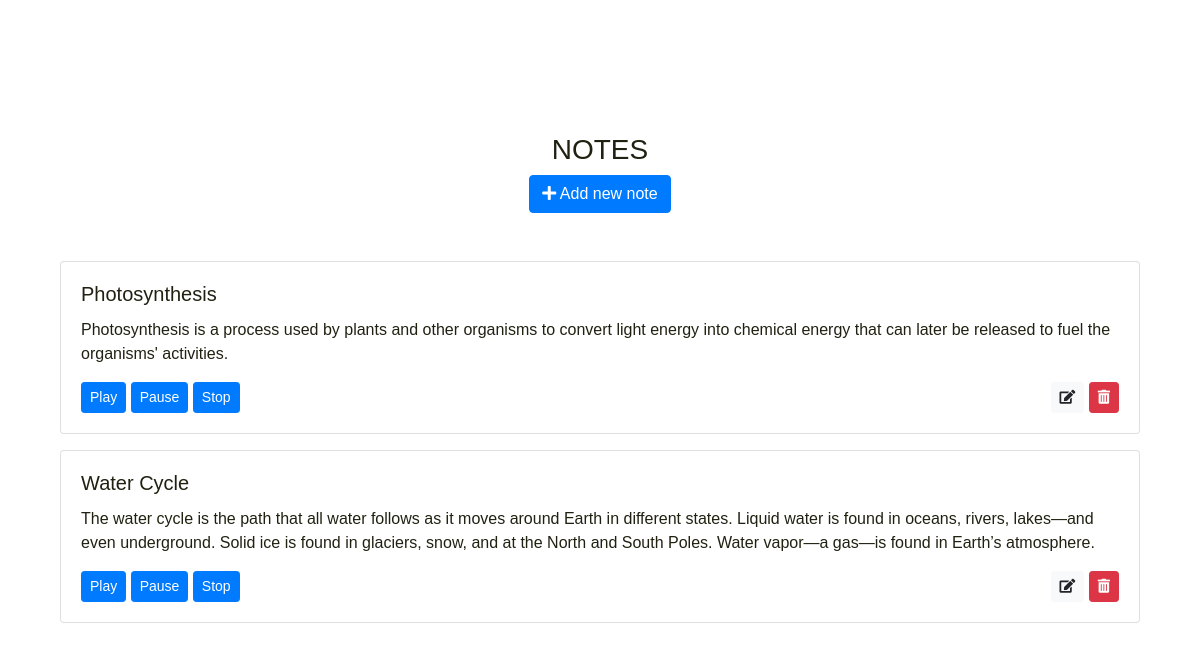
Before: / (signed in, lower part) with the older database file.
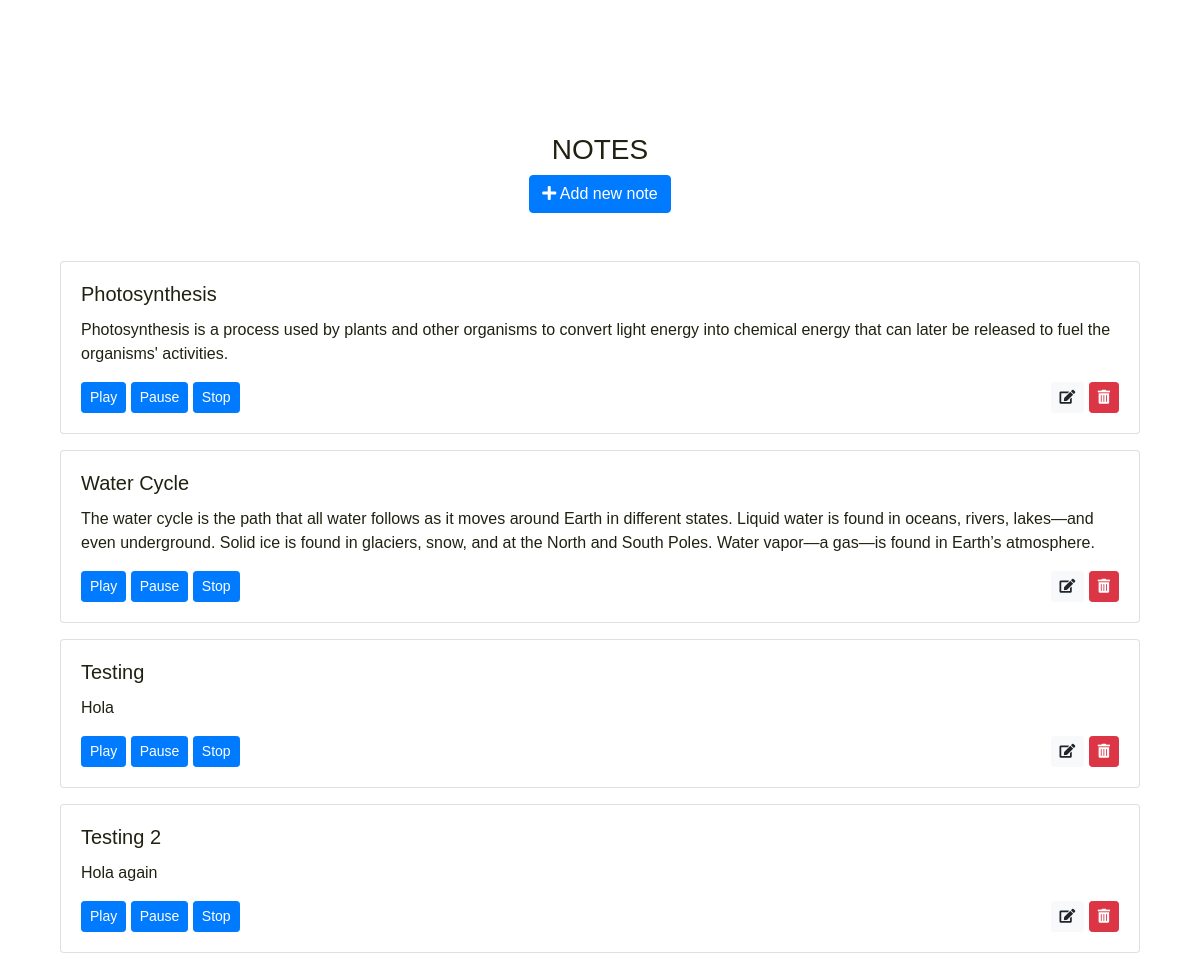
After: the same page with the newer database file.
### notes/models.py (models this page shows, shortened)
class Note(models.Model):
	user  = models.ForeignKey(User,on_delete = models.CASCADE)
	title = models.CharField(max_length=100)
	content = models.TextField()
	date_created = models.DateTimeField(auto_now_add = True)
	date_modified = models.DateTimeField(auto_now = True)

### notes/views.py (the view)
# urls.py: 2. Add a URL to urlpatterns:  path('', views.home, name='home')
def home(request):
	if request.user.is_authenticated:
		notes = Note.objects.filter(user=request.user)
		if request.method == "POST":
			form = NoteForm(request.POST)
			if form.is_valid():
				form_data = form.save(commit=False)
				form_data.user = request.user
				form_data.save()
				return redirect('notes-home')
		else:
			form = NoteForm()
		context ={
			'notes' : notes,
			'new_note_form' : form,
		}
		return render(request,'notes/notes.html',context)
	else:
		return redirect('user-signin')

### notes/templates/notes/notes.html (shortened to what this page needs)
{% extends 'notes/base.html' %}
{% load static %}
{% block content %}
<section id="settings" class="py-5">
    <div class="container py-md-4 text-center">
    </div>
</section>
<section id="notes-section" class="py-5">
    <div class="container py-md-4">
        <div class="text-center mb-5">
            <h3 class="text-center">NOTES</h3>
            <button class="btn btn-primary" data-toggle="modal" data-target="#add_note">
            <i class="fa fa-plus"></i>
            Add new note
            </button>
        </div>
        {% for note in notes %}
        <div class="row mb-3">
            <div class="container">
                <div class="col-sm-12">
                    <div class="card">
                        <div class="card-body">
                            <h5 class="card-title note{{note.id}}">{{note.title}}</h5>
                            <p class="card-text note{{note.id}}">{{note.content}}</p>
                            <button class="btn btn-primary btn-sm play note{{note.id}}">Play</button>
                            <button class="btn btn-primary btn-sm pause note{{note.id}}">Pause</button>
                            <button class="btn btn-primary btn-sm stop note{{note.id}}">Stop</button>
                            <div class="float-right">
                                <button class="btn btn-light btn-sm edit-note-button" data-url= "{% url 'note-edit' note.id %}" ><i class="fa fa-edit" aria-hidden="true"></i></button>
                                <button class="btn btn-danger btn-sm delete-note-button" data-url="{% url 'note-delete-confirm' note.id %}"><i class="fa fa-trash-alt" aria-hidden="true"></i></button>
                            </div>
                        </div>
                    </div>
                </div>
            </div>
        </div>
        {% endfor %}
    </div>
</section>
{% endblock content %}

Changed rows visible on the page:
added Note: title "Testing", content "Hola"
added Note: title "Testing 2", content "Hola again"
